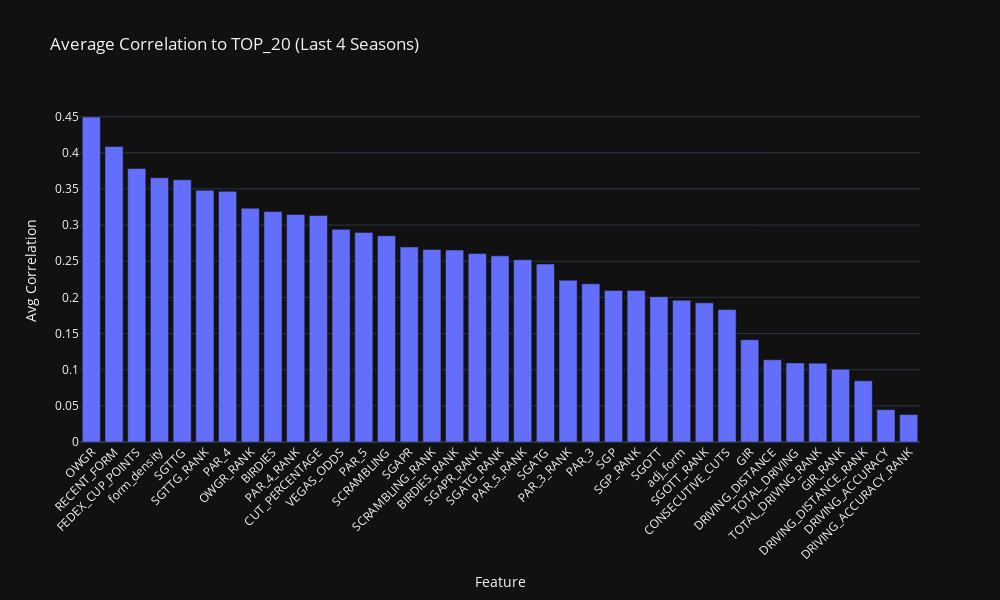

Notebook code for this chart:
### Markdown cell above
**Average of Last 4 Years**

### Code cell
import pandas as pd
import numpy as np
import plotly.express as px

# === Rebuild correlation matrices for the 4 most recent seasons ===
cor = {}
recent_seasons = sorted(training_df["SEASON"].unique())[-4:]

for season in recent_seasons:
    df_season = training_df[training_df["SEASON"] == season].copy()
    numeric_cols = df_season.select_dtypes(include=["float64", "int64"])
    cor[int(season)] = numeric_cols.corr().abs()

# === Combine into one summary DataFrame ===
cor_df = pd.DataFrame()

for season in recent_seasons:
    df = cor[season].reset_index()
    if "TOP_20" not in df.columns:
        continue
    temp = df[["index", "TOP_20"]].copy()
    temp = temp.rename(columns={"TOP_20": str(season)})
    if cor_df.empty:
        cor_df = temp
    else:
        cor_df = cor_df.merge(temp, on="index", how="outer")

# Drop target and metadata rows
cor_df = cor_df[~cor_df["index"].isin(["TOP_20", "FINAL_POS", "SEASON"])]

# Compute average correlation across seasons
cor_df["AVERAGE"] = cor_df.drop(columns=["index"]).mean(axis=1)
cor_df = cor_df.sort_values(by="AVERAGE", ascending=False)

# === Plotly Bar Chart ===
fig = px.bar(
    cor_df,
    x="index",
    y="AVERAGE",
    title="Average Correlation to TOP_20 (Last 4 Seasons)",
    labels={"index": "Feature", "AVERAGE": "Avg Correlation"},
    template="plotly_dark"
)

fig.update_layout(
    xaxis_tickangle=-45,
    height=600,
    width=1000,
    showlegend=False
)

fig.show()

### Figure 1 — Plotly figure (JSON) as saved in the notebook; plotly's stock layout.template omitted (floating-point values rounded to 4 significant figures)
{"data": [{"hovertemplate": "Feature=%{x}<br>Avg Correlation=%{y}<extra></extra>", "legendgroup": "", "marker": {"color": "#636efa", "pattern": {"shape": ""}}, "name": "", "orientation": "v", "showlegend": false, "textposition": "auto", "type": "bar", "x": ["OWGR", "RECENT_FORM", "FEDEX_CUP_POINTS", "form_density", "SGTTG", "SGTTG_RANK", "PAR_4", "OWGR_RANK", "BIRDIES", "PAR_4_RANK", "CUT_PERCENTAGE", "VEGAS_ODDS", "PAR_5", "SCRAMBLING", "SGAPR", "SCRAMBLING_RANK", "BIRDIES_RANK", "SGAPR_RANK", "SGATG_RANK", "PAR_5_RANK", "SGATG", "PAR_3_RANK", "PAR_3", "SGP", "SGP_RANK", "SGOTT", "adj_form", "SGOTT_RANK", "CONSECUTIVE_CUTS", "GIR", "DRIVING_DISTANCE", "TOTAL_DRIVING", "TOTAL_DRIVING_RANK", "GIR_RANK", "DRIVING_DISTANCE_RANK", "DRIVING_ACCURACY", "DRIVING_ACCURACY_RANK"], "xaxis": "x", "y": [0.4493, 0.4088, 0.3782, 0.3656, 0.3626, 0.348, 0.3466, 0.3234, 0.3186, 0.3147, 0.3132, 0.2941, 0.2899, 0.2853, 0.2698, 0.2664, 0.2655, 0.2606, 0.2576, 0.2521, 0.2462, 0.2237, 0.2188, 0.2097, 0.2096, 0.201, 0.196, 0.1924, 0.1832, 0.1415, 0.1138, 0.1094, 0.109, 0.1006, 0.08459, 0.04478, 0.03795], "yaxis": "y"}], "layout": {"barmode": "relative", "height": 600, "legend": {"tracegroupgap": 0}, "showlegend": false, "title": {"text": "Average Correlation to TOP_20 (Last 4 Seasons)"}, "width": 1000, "xaxis": {"anchor": "y", "domain": [0, 1], "tickangle": -45, "title": {"text": "Feature"}}, "yaxis": {"anchor": "x", "domain": [0, 1], "title": {"text": "Avg Correlation"}}}}
